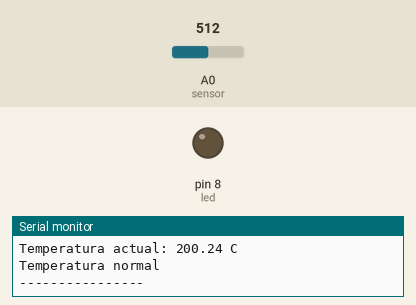
This sketch was run on a simulated Arduino Uno, built with avr-gcc and run on an emulated ATmega328P. On the bench: output pins drawn as LEDs (lit = HIGH), the last lines printed to the serial monitor. Inputs (shaded band) come from the test bench; at power-on: A0 (sensor) = 512.

Above: at 3.2 s.
3.3 s: A0 (sensor) set to 521
At 4.9 s:
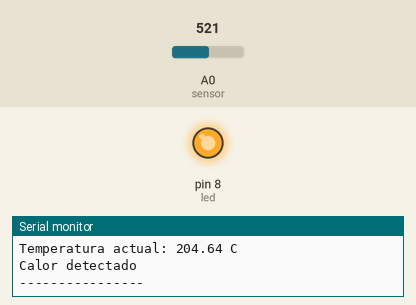
5.5 s: A0 (sensor) set to 511
At 6.6 s:
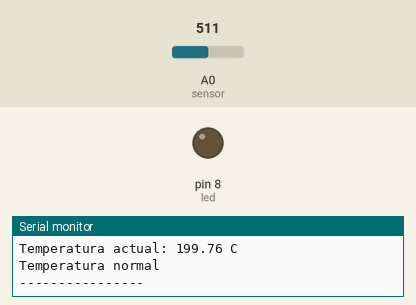
7.5 s: A0 (sensor) set to 716
At 9.5 s:
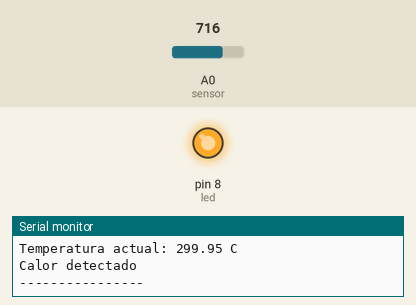
Timing chart, 0 to 11.0 s (numbered marks = the images above; inputs shaded):
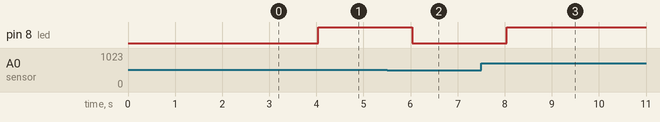

The sketch:

sensor_temp_ejemplo.ino
```cpp
int sensor = A0;
int led = 8;

float temperatura;
float temperaturaBase;

void setup() {

  iniciarSistema();
}

void loop() {

  leerTemperatura();

  mostrarTemperatura();

  detectarCalor();

  delay(1000);
}


// FUNCION PARA INICIAR EL SISTEMA
void iniciarSistema() {

  Serial.begin(9600);

  pinMode(led, OUTPUT);

  delay(2000);

  // Guardar temperatura ambiente
  temperaturaBase = obtenerTemperatura();

  Serial.print("Temperatura base: ");
  Serial.println(temperaturaBase);
}


// FUNCION PARA OBTENER TEMPERATURA
float obtenerTemperatura() {

  int lectura = analogRead(sensor);

  float voltaje = lectura * 5.0 / 1023.0;

  float temp = (voltaje - 0.5) * 100;

  return temp;
}


// FUNCION PARA LEER TEMPERATURA
void leerTemperatura() {

  temperatura = obtenerTemperatura();
}


// FUNCION PARA MOSTRAR TEMPERATURA
void mostrarTemperatura() {

  Serial.print("Temperatura actual: ");

  Serial.print(temperatura);

  Serial.println(" C");
}


// FUNCION PARA DETECTAR CALOR
void detectarCalor() {

  if (temperatura >= temperaturaBase + 0.5) {

    digitalWrite(led, HIGH);

    Serial.println("Calor detectado");

  } else {

    digitalWrite(led, LOW);

    Serial.println("Temperatura normal");
  }

  Serial.println("----------------");
}
```

Measured:
- the behaviour switches between 513 and 514 on A0 (sensor) (found by bisection; images 0 and 1)
- after the input at 3.3 s, pin 8 (led): LOW → HIGH after 0.73 s
- after the input at 5.5 s, pin 8 (led): HIGH → LOW after 0.54 s
- after the input at 7.5 s, pin 8 (led): LOW → HIGH after 0.54 s
